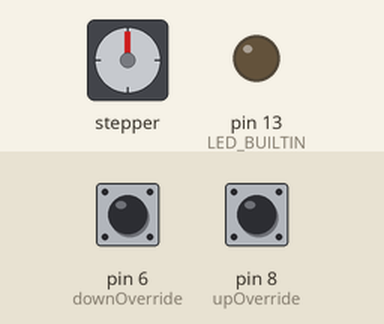
A sketch run on a simulated Arduino Uno, built with avr-gcc and run on an emulated ATmega328P. Parts: stepper motor, output pins drawn as LEDs (lit = HIGH). Inputs (shaded band) come from the test bench; at power-on: pin 6 (downOverride) HIGH, pin 8 (upOverride) HIGH. Stepper angles assume 200 steps per turn.

Above: at 1.2 s.
1.3 s: pin 6 (downOverride) pulled LOW for 0.15 s
At 1.6 s:
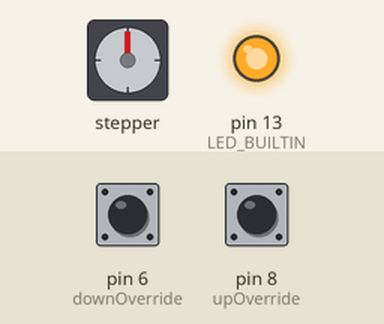
2.9 s: pin 6 (downOverride) pulled LOW for 3.2 s
At 6.4 s:
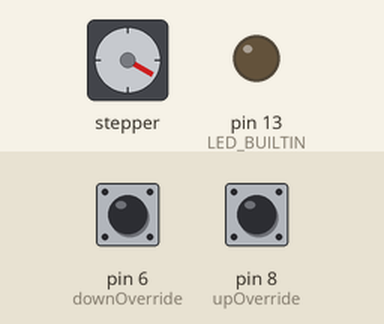
7.6 s: pin 8 (upOverride) pulled LOW for 0.15 s
At 8.8 s:
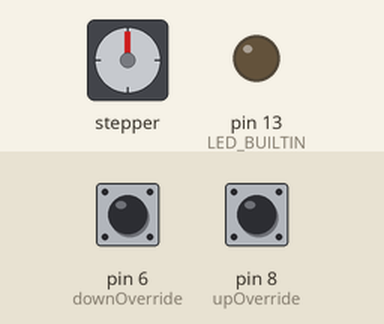
9.2 s: pin 6 (downOverride) pulled LOW for 1 s
At 10.0 s:
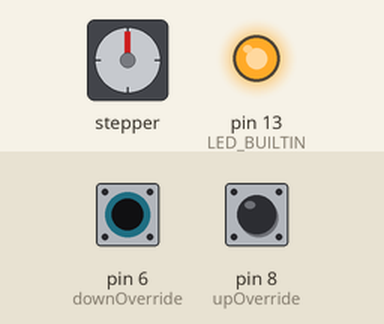
11.7 s: pin 6 (downOverride) pulled LOW for 1 s
At 13.9 s:
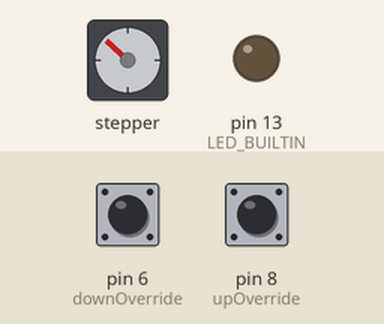
14.2 s: pin 6 (downOverride) pulled LOW for 0.15 s
At 15.0 s:
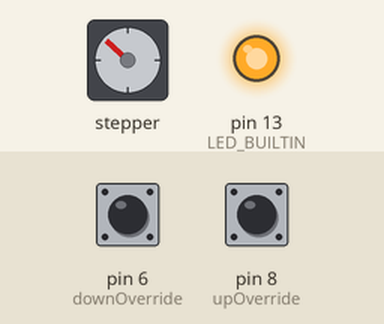
Timing chart, 0 to 16.8 s (numbered marks = the images above; inputs shaded):
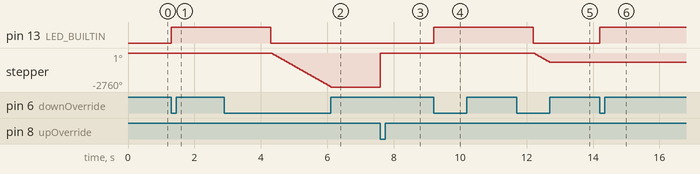

The sketch:

Winter-Percussion-2022.ino
```cpp
//#define __DEBUG__
#ifdef __DEBUG__
   #define print(...)   Serial.print(__VA_ARGS__)
   #define println(...) Serial.println(__VA_ARGS__)
#else
   #define print(...)
   #define println(...)
#endif


#include <AccelStepper.h>


/*
 *
 * Define stepper motor connections and motor interface type. Motor interface type must be set to 1 when
 * using a driver:
 * DIR- && PUL- to GND
 *
*/

#define dirPin 5        // DIR+
#define stepPin 7       // PUL+
#define downOverride 6
#define upOverride 8
#define motorInterfaceType 1


// Create a new instance of the AccelStepper class:
AccelStepper stepper = AccelStepper(motorInterfaceType, stepPin, dirPin);

void setup() {
  // Set the maximum speed and acceleration:
  pinMode(LED_BUILTIN,OUTPUT);
  pinMode(downOverride, INPUT_PULLUP);
  pinMode(upOverride, INPUT_PULLUP);
  #ifdef __DEBUG__
     Serial.begin(115200);
  #endif
  println("Setting Max Speed to 7500");
  stepper.setMaxSpeed(7500);
  stepper.setSpeed(1000);

}

void loop() {
    if (digitalRead(downOverride) == 0 )
      {
        println("Rolldown pressed");
        digitalWrite(LED_BUILTIN, HIGH);
        println("Waiting 3 seconds to enter manual mode...");
        delay(3000);
              if (digitalRead(downOverride) == 0 )
              {
                   while (digitalRead(downOverride) == 0)
                   {
                      println(" Entering Manual Rolldown Mode");
                      digitalWrite(LED_BUILTIN, LOW);
                     stepper.setSpeed(-1000);
                     stepper.runSpeed();
                   }
              }
              else
              {
                    println("Bypassed manual mode...");
                    println ("Waiting 52 more Seconds");
                    delay (52000);
                    println ("Roll Down Fabric");
                    stepper.setAcceleration(10000);
                    stepper.moveTo(-41000);
                    stepper.runToPosition();
                      // println("Waiting 38 seconds to roll back up.  Show's over...");
                      // stepper.setAcceleration(2000);
                      // //stepper.setSpeed(1500);
                      // delay(13000);
                      // println("Moving motor home");
                      // stepper.moveTo(0);
                      // stepper.runToPosition();
              }
      }

  if (digitalRead(upOverride) == 0 )
      {
        println ("Roll-up Fabric pressed");
        stepper.setSpeed(2000);
        stepper.runSpeed();
        stepper.setCurrentPosition(0);
      }

  //stepper.runToPosition();
  digitalWrite(LED_BUILTIN, LOW);

}
```

Measured:
- after the input at 1.3 s, pin 13 (LED_BUILTIN): LOW → HIGH at once
- after the input at 2.9 s, pin 13 (LED_BUILTIN): HIGH → LOW after 1.4 s; stepper: turns 2760° counter-clockwise in 1.8 s, starting after 1.4 s
- after the input at 7.6 s, stepper: turns 2761° clockwise, starting at once
- after the input at 9.2 s, pin 13 (LED_BUILTIN): LOW → HIGH at once
- after the input at 11.7 s, pin 13 (LED_BUILTIN): HIGH → LOW after 0.50 s; stepper: turns 768° counter-clockwise in 0.46 s, starting after 0.54 s
- after the input at 14.2 s, pin 13 (LED_BUILTIN): LOW → HIGH at once
